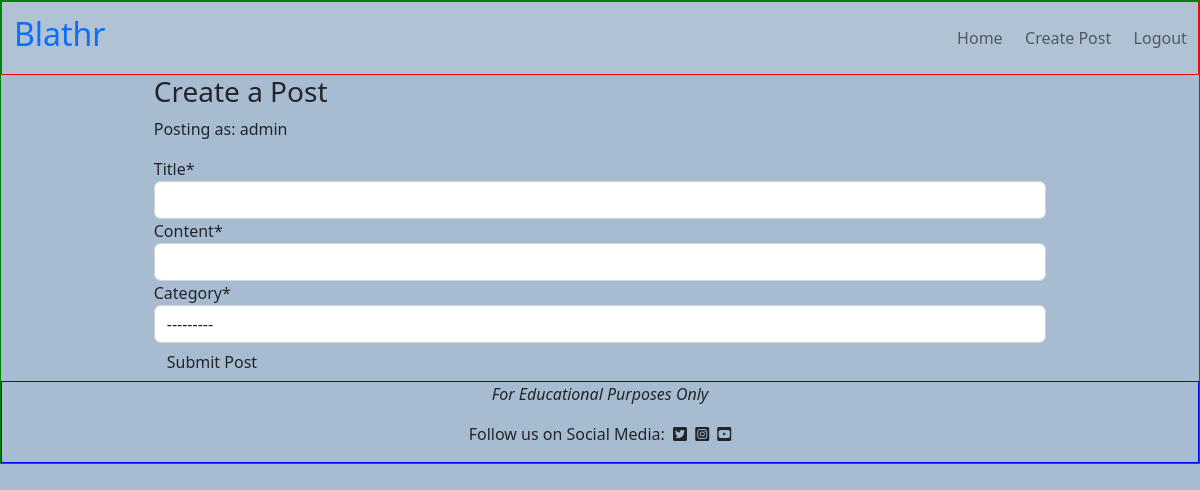
/add/add_post/ (signed in), run on an earlier commit of the app's database.
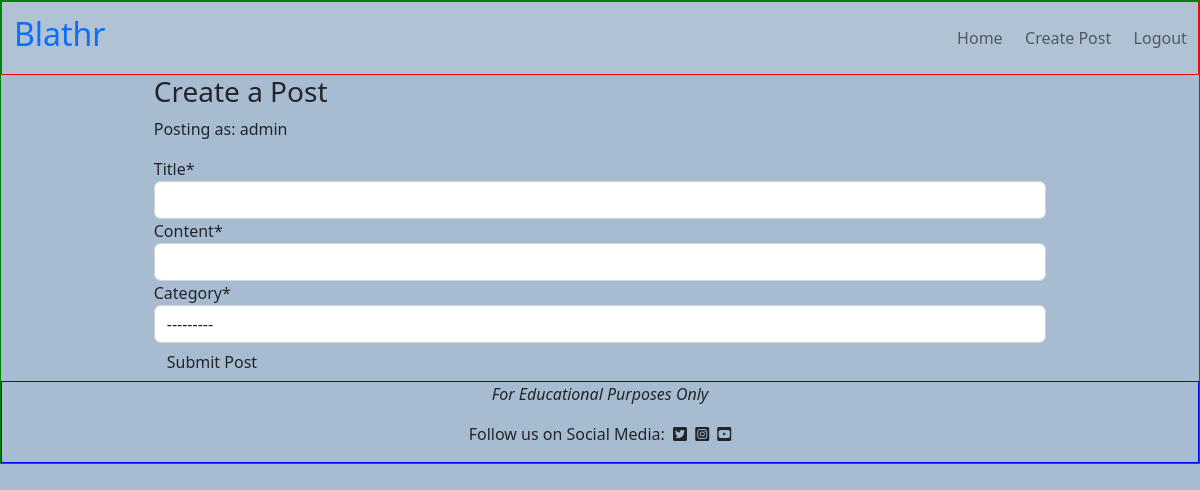
And on a later commit of the database.
### posts/models.py (models this page shows)
class Category(models.Model):
    category_id = models.AutoField(primary_key=True)
    name = models.CharField(max_length=20, unique=True, null=False)
    def __str__(self):
        return self.name
    class Meta:
        verbose_name_plural = 'categories'
        ordering = ('name',)

### posts/views.py (the view, shortened to what this page needs)
# urls.py: path('add/add_post/', add_post, name='add_post'),
def add_post(request, form=PostForm):
    return render(
        request,
        'add.html',
        {
            "post_form": PostForm(),
        },
    )

### posts/forms.py
class PostForm(forms.ModelForm):
    title = forms.CharField(max_length=100)
    content = forms.CharField(widget=SummernoteWidget())
    class Meta:
        model = Post
        fields = ('title', 'content', 'category')

### templates/add.html (shortened to what this page needs)
{% extends 'base.html' %}
{% block content %}
{% load crispy_forms_tags %}
<div class="row" id="create_post_row">
    <div class="col-9">
        {% if user.is_authenticated %}
        <h3>Create a Post</h3>
        <p>Posting as: {{ user.username }}</p>
        <form method="POST" action="{% url 'add_post' %}">
            {{ post_form | crispy }}
            <button type="submit" class="btn">Submit Post</button>
        </form>
        {% else %}
        <h3>Please login or signup to create a post.</h3>
        {% endif %}
    </div>
</div>
{% endblock %}

What changed in the data, as far as the page shows it:
removed Category: category "---------"
Also different on the page:
form field category: (not shown) → "---------"
